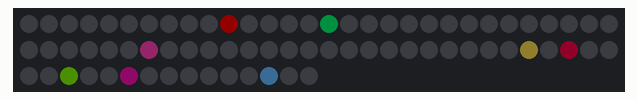
The sketch below on a simulated ESP32. Shown: 75 RGB LEDs in strip order, left to right, continuing on the next row. Dim RGB values are drawn brighter than linear; random numbers use the default seed unless the sketch sets one.

Above: at 0.47 s.
At 5.19 s:
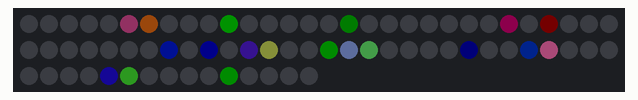
At 10.22 s:
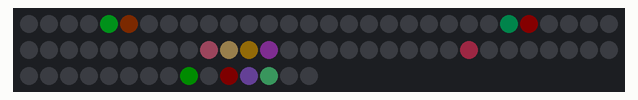
At 19.98 s:
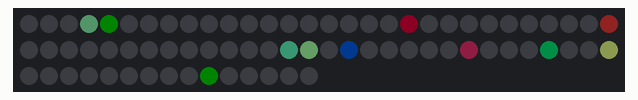
At 29.73 s:
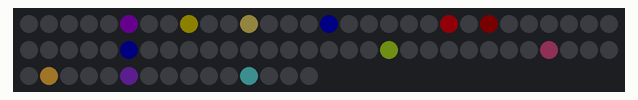
At 39.79 s:
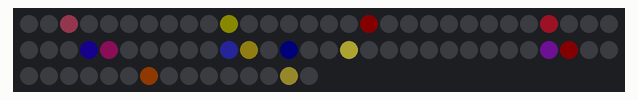

The sketch:

sparkle.ino
```cpp
#include <Arduino.h>
#include <FastLED.h>
#include <esp_system.h>

constexpr uint8_t LED_PIN = 33;
constexpr uint16_t LED_COUNT = 75;
constexpr uint8_t LED_BRIGHTNESS = 180;
constexpr uint8_t FRAME_DELAY_MS = 20;
constexpr uint8_t FADE_BY = 9;
constexpr uint8_t MAX_NEW_SPARKLES = 4;
constexpr uint8_t SPAWN_PROBABILITY = 35;  // 0-255 scale; higher spawns more sparkles

CRGB leds[LED_COUNT];

CRGB randomPastelColor() {
  const uint8_t hue = random8();
  const uint8_t saturation = random8(90, 160);
  CRGB color = CHSV(hue, saturation, 255);
  color.nscale8_video(50);
  return color;
}

void spawnSparkles() {
  for (uint8_t i = 0; i < MAX_NEW_SPARKLES; ++i) {
    if (random8() > SPAWN_PROBABILITY) {
      continue;
    }
    const uint16_t pixel = random16(LED_COUNT);
    leds[pixel] += randomPastelColor();
  }
}

void setup() {
  randomSeed(esp_random());
  FastLED.addLeds<WS2812B, LED_PIN, GRB>(leds, LED_COUNT);
  FastLED.setBrightness(LED_BRIGHTNESS);
  FastLED.setCorrection(TypicalLEDStrip);
  FastLED.clear(true);
}

void loop() {
  fadeToBlackBy(leds, LED_COUNT, FADE_BY);
  spawnSparkles();
  FastLED.show();
  delay(FRAME_DELAY_MS);
}
```
